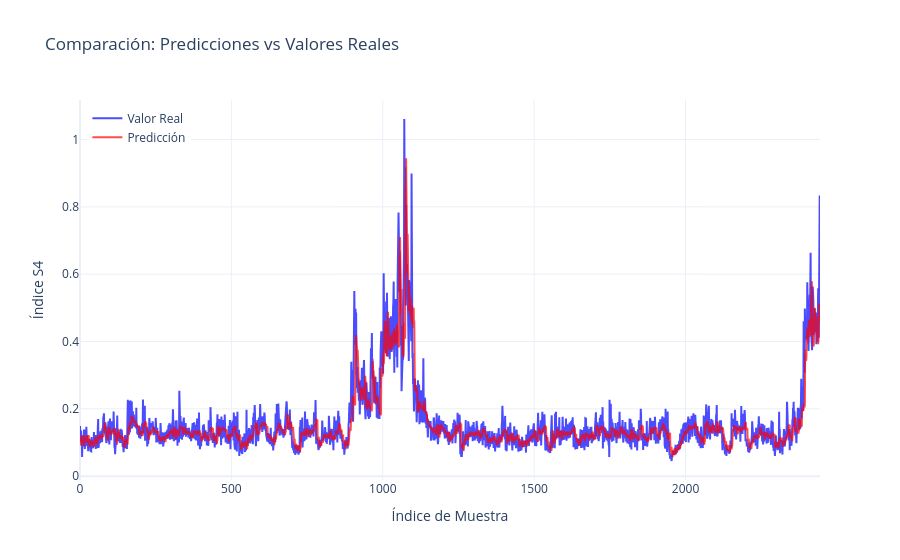

Notebook cell for this chart:
### Code cell
import plotly.graph_objects as go

# Crear el eje X basado en el índice de muestra
# Asegurarse de que sean arrays planos y del mismo tamaño
y_real = np.ravel(y_test_original)
y_pred = np.ravel(y_pred_inv)
x_vals = list(range(len(y_test_original)))

# Crear figura interactiva
fig = go.Figure()

# Trazar valores reales
fig.add_trace(go.Scatter(
    x=x_vals,
    y=y_real,
    mode='lines',
    name='Valor Real',
    line=dict(color='blue'),
    opacity=0.7
))

# Trazar predicciones
fig.add_trace(go.Scatter(
    x=x_vals,
    y=y_pred,
    mode='lines',
    name='Predicción',
    line=dict(color='red'),
    opacity=0.7
))

# Personalización del gráfico
fig.update_layout(
    title='Comparación: Predicciones vs Valores Reales',
    xaxis_title='Índice de Muestra',
    yaxis_title='Índice S4',
    legend=dict(x=0.01, y=0.99),
    template='plotly_white',
    hovermode='x unified'
)

fig.show()

### Figure 1 — Plotly figure (JSON) as saved in the notebook; plotly's stock layout.template omitted (floating-point values rounded to 4 significant figures; data arrays with more than 128 entries replaced by an {"elided": "..."} marker saying what was removed)
{"data": [{"line": {"color": "blue"}, "mode": "lines", "name": "Valor Real", "opacity": 0.7, "type": "scatter", "x": {"elided": "2445 int values"}, "y": {"elided": "12225 float values"}}, {"line": {"color": "red"}, "mode": "lines", "name": "Predicción", "opacity": 0.7, "type": "scatter", "x": {"elided": "2445 int values"}, "y": {"elided": "12225 float values"}}], "layout": {"autosize": true, "hovermode": "x unified", "legend": {"x": 0.01, "y": 0.99}, "title": {"text": "Comparación: Predicciones vs Valores Reales"}, "xaxis": {"autorange": true, "range": [0, 2444], "title": {"text": "Índice de Muestra"}, "type": "linear"}, "yaxis": {"autorange": true, "range": [-0.01144, 1.117], "title": {"text": "Índice S4"}, "type": "linear"}}}
